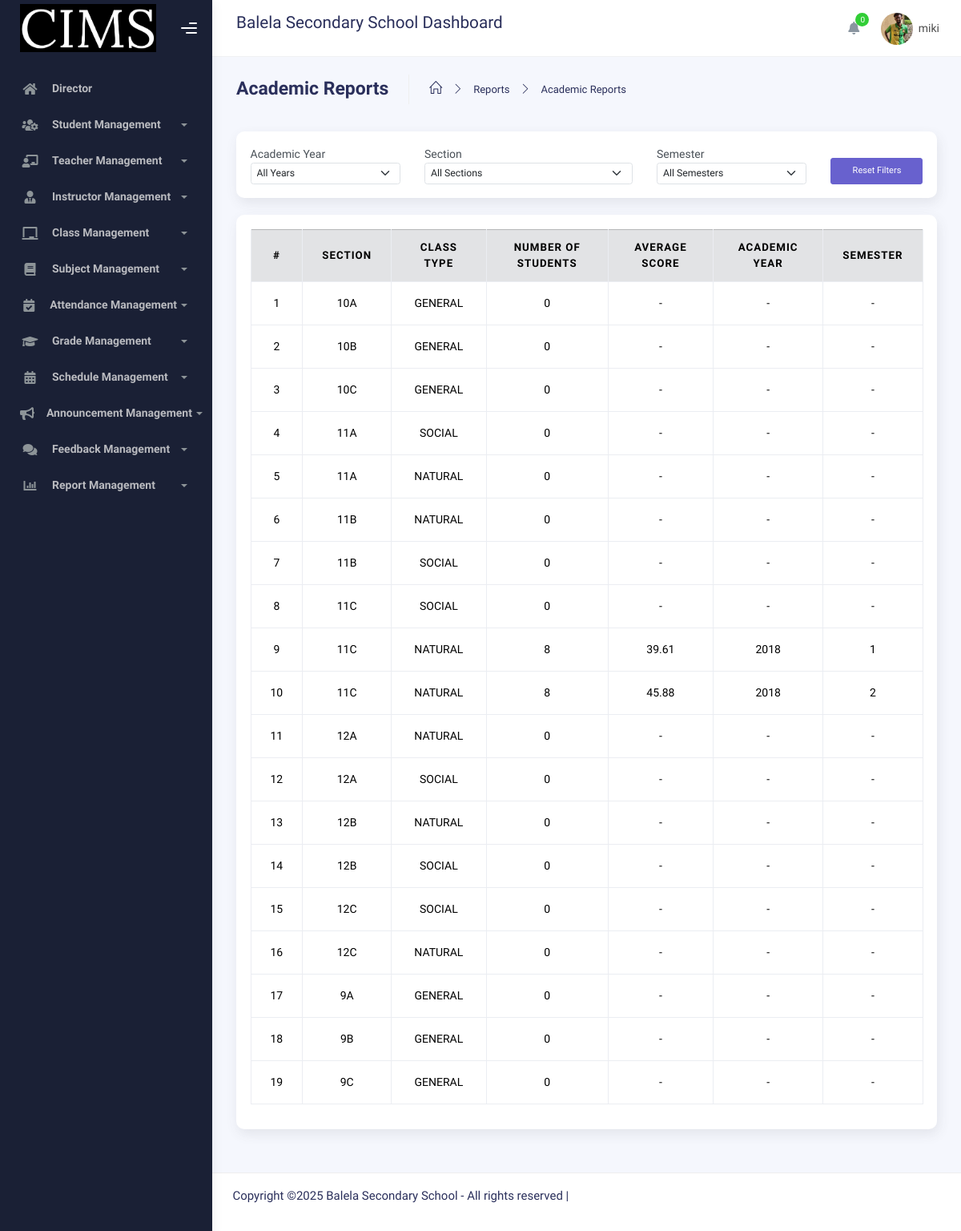
Screenshot of /Director/academic_report_section.php (signed in) with the database file from the repository.
### tables this page shows
CREATE TABLE IF NOT EXISTS `users` (
  `uid` int NOT NULL AUTO_INCREMENT,
  `idNumber` varchar(50) NOT NULL,
  `profile_picture` varchar(250) NOT NULL,
  `first_name` varchar(30) NOT NULL,
  `father_name` varchar(30) NOT NULL,
  `grandfather_name` varchar(30) NOT NULL,
  `gender` varchar(30) NOT NULL,
  `user_type` varchar(30) NOT NULL,
  `username` varchar(50) NOT NULL,
  `password` varchar(250) NOT NULL,
  `email` varchar(50) NOT NULL,
  `phone` varchar(50) NOT NULL,
  `user_status` int NOT NULL,
  PRIMARY KEY (`uid`)
);

CREATE TABLE IF NOT EXISTS `role_type` (
  `rid` int NOT NULL AUTO_INCREMENT,
  `role_name` varchar(50) NOT NULL,
  `abbreviation_name` varchar(30) NOT NULL,
  `description` text,
  `created_at` timestamp NULL DEFAULT CURRENT_TIMESTAMP,
  PRIMARY KEY (`rid`)
);

CREATE TABLE IF NOT EXISTS `sections` (
  `cid` int NOT NULL AUTO_INCREMENT,
  `section_name` varchar(30) NOT NULL,
  `class_type` varchar(30) NOT NULL,
  PRIMARY KEY (`cid`)
);

### connection/function.php (called while the page is built, shortened)
<?php
include 'connection.php';
function decryptPassword($encryptedPassword) {
    $key = hash('sha256', SECRET_KEY);
    $iv = substr(hash('sha256', SECRET_IV), 0, 16);
    return openssl_decrypt($encryptedPassword, ENCRYPT_METHOD, $key, 0, $iv);
}
function getUserByID($data)
{
    global $conn;
    $query = mysqli_query($conn, "SELECT * FROM users WHERE uid = '$data'");
    $result = mysqli_fetch_array($query);
    if ($result && isset($result["password"])) {
        $result["password"] = decryptPassword($result["password"]);
    }
    return $result;
}
function getRoleNameById($role_id) {
    global $conn;
    $role_id = (int)$role_id;
    $query = "SELECT role_name FROM role_type WHERE rid = $role_id";
    $result = mysqli_query($conn, $query);
    if ($result && mysqli_num_rows($result) > 0) {
        $row = mysqli_fetch_assoc($result);
        return $row['role_name'];
    }
    return null;
}
?>

### Director/academic_report_section.php (the view, shortened to what this page needs)
<?php
include('directorHeader.php');
include('../connection/connection.php');
?>
<div class="container">
  <div class="page-inner">
    <div class="page-header">
      <h3 class="fw-bold mb-3">Academic Reports</h3>
      <ul class="breadcrumbs mb-3">
        <li class="nav-home"><a href="#"><i class="icon-home"></i></a></li>
        <li class="separator"><i class="icon-arrow-right"></i></li>
        <li class="nav-item"><a href="#">Reports</a></li>
        <li class="separator"><i class="icon-arrow-right"></i></li>
        <li class="nav-item"><a href="#">Academic Reports</a></li>
      </ul>
    </div>
    <div class="card mb-3">
      <div class="card-body">
        <form method="GET" action="">
          <div class="row g-2">
            <div class="col-md-3">
              <label>Academic Year</label>
              <select name="academic_year" class="form-select form-select-sm" onchange="this.form.submit()">
                <option value="">All Years</option>
              </select>
            </div>
            <div class="col-md-4">
              <label>Section</label>
              <select name="class_id" class="form-select form-select-sm" onchange="this.form.submit()">
                <option value="">All Sections</option>
              </select>
            </div>
            <div class="col-md-3">
              <label>Semester</label>
              <select name="semester" class="form-select form-select-sm" onchange="this.form.submit()">
                <option value="">All Semesters</option>
              </select>
            </div>
            <div class="col-md-2 align-self-end">
              <a href="academic_report_section.php" class="btn btn-secondary btn-sm w-100">Reset Filters</a>
            </div>
          </div>
        </form>
      </div>
    </div>
    <div class="card mt-4">
      <div class="card-body">
        <div class="table-responsive">
          <table id="sectionReport" class="table table-hover table-bordered text-center" style="width:100%">
            <thead class="table-secondary">
              <tr>
                <th>#</th>
                <th>Section</th>
                <th>Class Type</th>
                <th>Number of Students</th>
                <th>Average Score</th>
                <th>Academic year</th>
                <th>Semester</th>
              </tr>
            </thead>
            <tbody>
<?php
            $no=1;
            $sql = "SELECT s.cid, s.section_name, s.class_type,
                COUNT(DISTINCT r.student_id) AS student_count,
                AVG(r.result) AS avg_score,
                r.academic_year,
                r.semester
              FROM sections s
              LEFT JOIN marks r ON s.cid = r.section_id
              WHERE 1=1";
            $sql .= " GROUP BY s.cid, s.section_name, s.class_type, r.academic_year, r.semester
                ORDER BY s.section_name ASC";
            $res = mysqli_query($conn,$sql);
         while($r = mysqli_fetch_assoc($res)){
    $avg  = isset($r['avg_score']) ? number_format((float)$r['avg_score'], 2) : '-';
    $year = $r['academic_year'] ?? '-';
    $sem  = $r['semester'] ?? '-';
    echo "<tr>
      <td>".$no++."</td>
      <td>".htmlspecialchars($r['section_name'] ?? '')."</td>
      <td>".htmlspecialchars($r['class_type'] ?? '')."</td>
      <td>".htmlspecialchars($r['student_count'] ?? '0')."</td>
      <td>".$avg."</td>
      <td>".htmlspecialchars($year)."</td>
      <td>".htmlspecialchars($sem)."</td>
    </tr>";
}
?>
            </tbody>
          </table>
        </div>
      </div>
    </div>
  </div>
</div>
<?php include('../Admin/footer.php'); ?>

### Director/directorHeader.php (shortened to what this page needs)
<?php
include '../connection/connection.php';
include '../connection/function.php';
?>
<!DOCTYPE html>
<html lang="en">
<head>
	<link rel="stylesheet" href="../assets/css/bootstrap.min.css">
	<link rel="stylesheet" href="../assets/css/plugins.min.css">
	<link rel="stylesheet" href="../assets/css/kaiadmin.min.css">
</head>
<?php
$profile = getUserByID($_SESSION["uid"]);
$roleName = getRoleNameById($profile["user_type"]);
if (isset($_SESSION["uid"]) and ($roleName == "Director")) {
?>
<body>
<div class="wrapper">
  <div class="sidebar" data-background-color="dark">
<div class="sidebar-logo">
 <div class="logo-header" data-background-color="dark">
   <div class = "logo">
	<img src="../assets/img/logo.png" alt="navbar brand" class="navbar-brand" height="60" width="170">
   </div>
  <div class="nav-toggle">
	<button class="btn btn-toggle toggle-sidebar"><i class="gg-menu-right"></i></button>
	<button class="btn btn-toggle sidenav-toggler"><i class="gg-menu-left"></i></button></div>
	<button class="topbar-toggler more"><i class="gg-more-vertical-alt"></i></button></div>
   </div>
<div class="sidebar-wrapper scrollbar scrollbar-inner">
  <div class="sidebar-content">
	<ul class="nav nav-secondary">
	  <li class="nav-item">
    <a href="director.php" class="collapsed"><i class="fas fa-home"></i><p><?php echo $roleName = getRoleNameById($profile["user_type"]); ?></p></a></li>
<li class="nav-item">
    <a data-bs-toggle="collapse" href="#users" role="button" aria-expanded="false" aria-controls="users">
        <i class="fas fa-users-cog"></i>
        <p>Student Management</p>
        <span class="caret"></span>
    </a>
</li>
      <li class="nav-item">
        <a data-bs-toggle="collapse" href="#teachers" role="button" aria-expanded="false" aria-controls="teachers">
          <i class="fas fa-chalkboard-teacher"></i>
          <p>Teacher Management</p>
          <span class="caret"></span>
        </a>
      </li>
      <li class="nav-item">
        <a data-bs-toggle="collapse" href="#instructors" role="button" aria-expanded="false" aria-controls="instructors">
          <i class="fas fa-user-tie"></i>
          <p>Instructor Management</p>
          <span class="caret"></span>
        </a>
      </li>
      <li class="nav-item">
        <a data-bs-toggle="collapse" href="#class" role="button" aria-expanded="false" aria-controls="class">
          <i class="fas fa-chalkboard"></i>
          <p>Class Management</p>
          <span class="caret"></span>
        </a>
      </li>
      <li class="nav-item">
        <a data-bs-toggle="collapse" href="#subject" role="button" aria-expanded="false" aria-controls="subject">
          <i class="fas fa-book"></i>
          <p>Subject Management</p>
          <span class="caret"></span>
        </a>
      </li>
          <li class="nav-item">
            <a data-bs-toggle="collapse" href="#attendance" role="button" aria-expanded="false" aria-controls="attendance">
              <i class="fas fa-calendar-check"></i>
              <p>Attendance Management</p>
              <span class="caret"></span>
            </a>
          </li>
          <li class="nav-item">
            <a data-bs-toggle="collapse" href="#grades" role="button" aria-expanded="false" aria-controls="grades">
              <i class="fas fa-graduation-cap"></i>
              <p>Grade Management</p>
              <span class="caret"></span>
            </a>
          </li>
          <li class="nav-item">
            <a data-bs-toggle="collapse" href="#schedule" role="button" aria-expanded="false" aria-controls="schedule">
              <i class="fas fa-calendar-alt"></i>
              <p>Schedule Management</p>
              <span class="caret"></span>
            </a>
          </li>
          <li class="nav-item">
            <a data-bs-toggle="collapse" href="#announcement" role="button" aria-expanded="false" aria-controls="announcement">
              <i class="fas fa-bullhorn"></i>
              <p>Announcement Management</p>
              <span class="caret"></span>
            </a>
          </li>
          <li class="nav-item">
            <a data-bs-toggle="collapse" href="#feedback" role="button" aria-expanded="false" aria-controls="feedback">
              <i class="fas fa-comments"></i>
              <p>Feedback Management</p>
              <span class="caret"></span>
            </a>
          </li>
    <li class="nav-item">
  <a data-bs-toggle="collapse" href="#reports" role="button" aria-expanded="false" aria-controls="reports">
    <i class="fas fa-chart-bar"></i>
    <p>Report Management</p>
    <span class="caret"></span>
  </a>
</li>
  </div>
 </div>
</div>
<div class="main-panel">
	<div class="main-header">
<nav class="navbar navbar-header navbar-header-transparent navbar-expand-lg border-bottom">
  <div class="container-fluid">
	<div class="input-group">
	  <div class="input-group-prepend">
		<h4>Balela Secondary School Dashboard </h4></div>
	    <ul class="navbar-nav topbar-nav ms-md-auto align-items-center">
<ul class="navbar-nav topbar-nav ms-md-auto align-items-center">
 <li class="nav-item topbar-icon dropdown hidden-caret">
  <a class="nav-link dropdown-toggle" href="#" id="notifDropdown" role="button" data-bs-toggle="dropdown" aria-haspopup="true" aria-expanded="false">
   <i class="fa fa-bell"></i><span class="notification" id="notifCount">0</span></a>
	</li>
<li class="nav-item topbar-user dropdown hidden-caret">
 <a class="dropdown-toggle profile-pic" data-bs-toggle="dropdown" href="#" aria-expanded="false">
    <div class="avatar-sm"><img class="profile-img" src="<?php echo $profile["profile_picture"]; ?>"
	       alt="Profile Picture" width="100" height="100"></div>
    <span class="profile-username"><span class="op-7"><?php echo "$profile[username]";?></span></span></span>
 </a>
				</li>
			</ul>
		</div>
	</nav>
</div>
<?php
} else {
}
?>

### Director/directorHeader.php (style rules this page uses)
.profile-img { width: 40px; height: 40px; border-radius: 80%; object-fit: cover; }

### rows the page displays
users: user_type.role_name "Director", profile_picture (placeholder picture), username "miki"
sections: section_name "10A", class_type "GENERAL", student_count "0", avg "-", year "-", sem "-"
sections: section_name "10B", class_type "GENERAL", student_count "0", avg "-", year "-", sem "-"
sections: section_name "10C", class_type "GENERAL", student_count "0", avg "-", year "-", sem "-"
sections: section_name "11A", class_type "SOCIAL", student_count "0", avg "-", year "-", sem "-"
sections: section_name "11A", class_type "NATURAL", student_count "0", avg "-", year "-", sem "-"
sections: section_name "11B", class_type "NATURAL", student_count "0", avg "-", year "-", sem "-"
sections: section_name "11B", class_type "SOCIAL", student_count "0", avg "-", year "-", sem "-"
sections: section_name "11C", class_type "SOCIAL", student_count "0", avg "-", year "-", sem "-"
sections: section_name "11C", class_type "NATURAL", student_count "8", avg "39.61", year "2018", sem "1", avg "45.88", sem "2"
sections: section_name "12A", class_type "NATURAL", student_count "0", avg "-", year "-", sem "-"
sections: section_name "12A", class_type "SOCIAL", student_count "0", avg "-", year "-", sem "-"
sections: section_name "12B", class_type "NATURAL", student_count "0", avg "-", year "-", sem "-"
sections: section_name "12B", class_type "SOCIAL", student_count "0", avg "-", year "-", sem "-"
sections: section_name "12C", class_type "SOCIAL", student_count "0", avg "-", year "-", sem "-"
sections: section_name "12C", class_type "NATURAL", student_count "0", avg "-", year "-", sem "-"
sections: section_name "9A", class_type "GENERAL", student_count "0", avg "-", year "-", sem "-"
sections: section_name "9B", class_type "GENERAL", student_count "0", avg "-", year "-", sem "-"
sections: section_name "9C", class_type "GENERAL", student_count "0", avg "-", year "-", sem "-"
